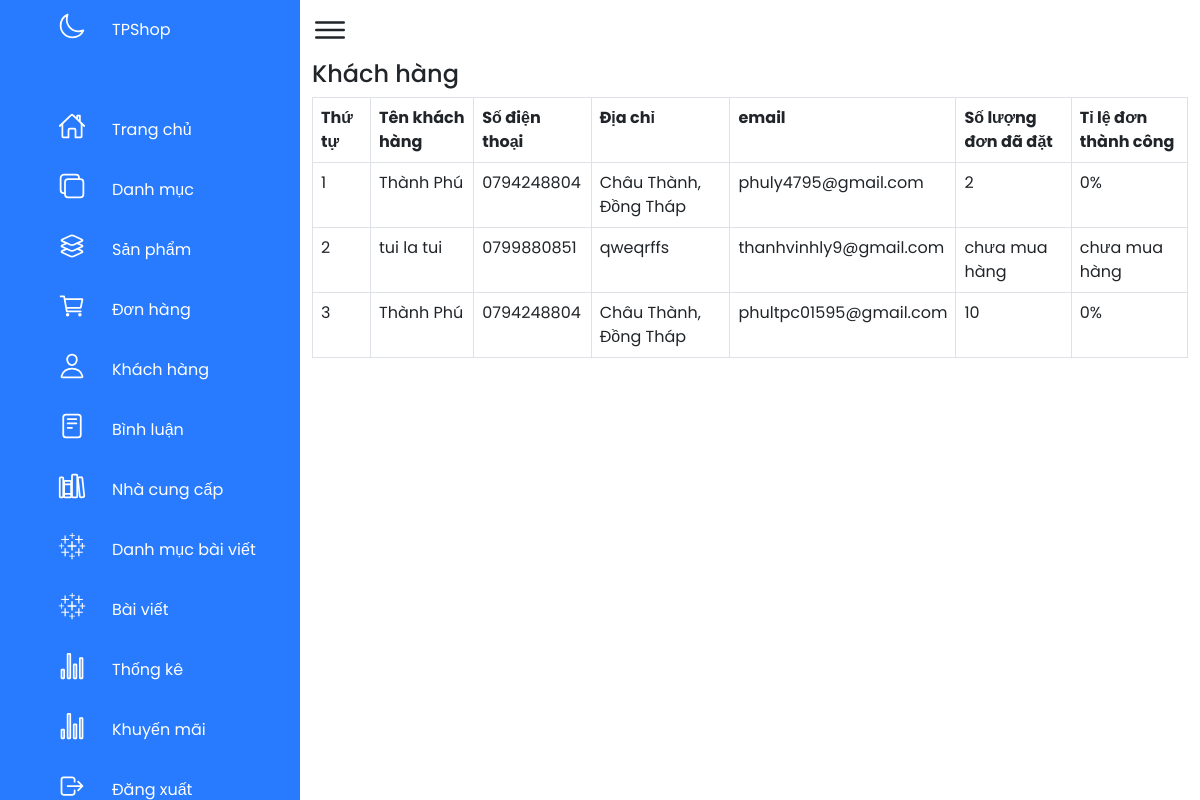
The app's page /admin/xulykhachhang.php with its own data.
### tables this page shows
CREATE TABLE `khachhang` (
  `khachhang_id` int(11) NOT NULL,
  `name` varchar(100) NOT NULL,
  `phone` varchar(50) NOT NULL,
  `address` varchar(255) NOT NULL,
  `email` varchar(150) NOT NULL,
  `password` varchar(50) NOT NULL,
  `khachhang_img` varchar(50) NOT NULL
);

### admin/xulykhachhang.php (the view, shortened to what this page needs)
<?php
include('../db/conn.php');
?>
<!DOCTYPE html>
<html lang="en">
<head>
    <link rel="stylesheet" href="../css/style_admin.css">
    <link href="https://cdn.jsdelivr.net/npm/bootstrap@5.1.3/dist/css/bootstrap.min.css" rel="stylesheet">
</head>
<body>
    <div class="container1">
        <?php
        include('menu.php');
        ?>
        <div class="main">
            <div class="toggle">
                <ion-icon name="menu-outline"></ion-icon>
            </div>
            <div class="container">
                <div class="row">
                    <div class="col-md-12">
                        <h4>Khách hàng</h4>
                        <?php
                        $sql_select_khachhang = mysqli_query($con, "SELECT * FROM khachhang order by khachhang_id ASC");
                        ?>
                        <table class="table  table-bordered ">
                            <tr>
                                <th>Thứ tự</th>
                                <th>Tên khách hàng</th>
                                <th>Số điện thoại</th>
                                <th>Địa chỉ</th>
                                <th>email</th>
                                <th>Số lượng đơn đã đặt</th>
                                <th>Tỉ lệ đơn thành công</th>
                            </tr>
                            <?php
                            $i = 0;
                            while ($row_khachhang = mysqli_fetch_array($sql_select_khachhang)) {
                                $i++;
                                $kh_id = $row_khachhang['khachhang_id'];
                                $sql_sld = mysqli_query($con, "SELECT khachhang_id,count(donhang_id) as sld FROM donhang
                                    where khachhang_id ='$kh_id' order by khachhang_id");
                                $sql_sldtc = mysqli_query($con, "SELECT count(donhang_id) as sldtc FROM donhang
                                    where khachhang_id = '$kh_id' and tinhtrang = 3 order by donhang_id");
                                $row_sld = mysqli_fetch_array($sql_sld);
                                $row_sldtc = mysqli_fetch_array($sql_sldtc);
                                $tile = -1;
                                if ($row_sld['sld'] != 0) {
                                    $tile = ($row_sldtc['sldtc'] / $row_sld['sld']) * 100;
                                }
                                $sql_select_khachhang_donhang = mysqli_query($con, "SELECT donhang_id from donhang where khachhang_id ='$kh_id' ");
                                $row_kh_dh = mysqli_fetch_array($sql_select_khachhang_donhang);
                            ?>
                                <tr>
                                    <td><?= $i ?></td>
                                    <td><?= $row_khachhang['name'] ?></td>
                                    <td><?= $row_khachhang['phone'] ?></td>
                                    <td><?= $row_khachhang['address'] ?></td>
                                    <td><?= $row_khachhang['email'] ?></td>
                                    <td><?php
                                        if ($row_kh_dh['donhang_id'] == null) {
                                            echo 'chưa mua hàng';
                                        } else {
                                            echo $row_sld['sld'];
                                        }
                                        ?></td>
                                    <td><?php
                                        if ($tile == -1) {
                                            echo 'chưa mua hàng';
                                        } else {
                                            echo $tile . '%';
                                        }
                                        ?></td>
                                </tr>
                            <?php
                            }
                            ?>
                        </table>
                    </div>
                </div>
            </div>
        </div>
    </div>
</body>
</html>

### css/style_admin.css (style rules this page uses)
* { margin: 0; padding: 0; box-sizing: border-box; font-family: 'Poppins', sans-serif; }
:root { --blue: #287bff; --white: #fff; --grey: #f5f5f5; --black1: #222; --black2: #999; }
body { min-width: 100vh; overflow-x: hidden; }
.container1 { position: relative; width: 100%; }
.main { position: absolute; width: calc(100% - 300px); left: 300px; min-height: 100vh; background:var(--white); transition: 0.5s; }
.toggle { position: relative; width: 60px; height: 60px; display: flex; justify-content: center; align-items: center; font-size: 2.5em; cursor: pointer; }

### records on screen
khachhang: name "Thành Phú", phone "0794248804", address "Châu Thành, Đồng Tháp", email "phuly4795@gmail.com", sld "2", tile "0"
khachhang: name "tui la tui", phone "0799880851", address "qweqrffs", email "thanhvinhly9@gmail.com", shows "chưa mua hàng"
khachhang: name "Thành Phú", phone "0794248804", address "Châu Thành, Đồng Tháp", email "phultpc01595@gmail.com", sld "10", tile "0"
